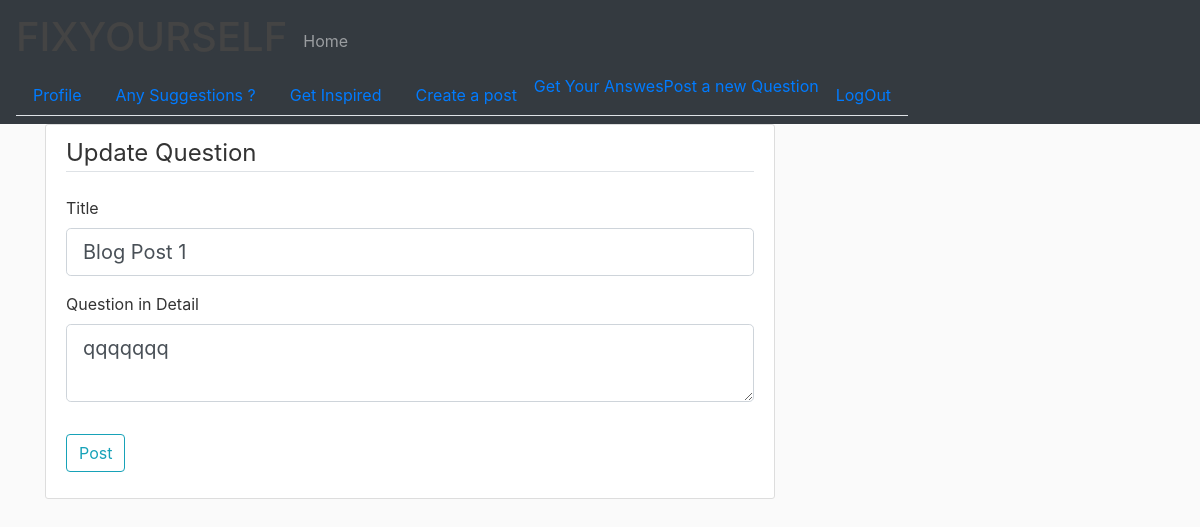
/question/1/update (signed in), run on an earlier commit of the app's database.
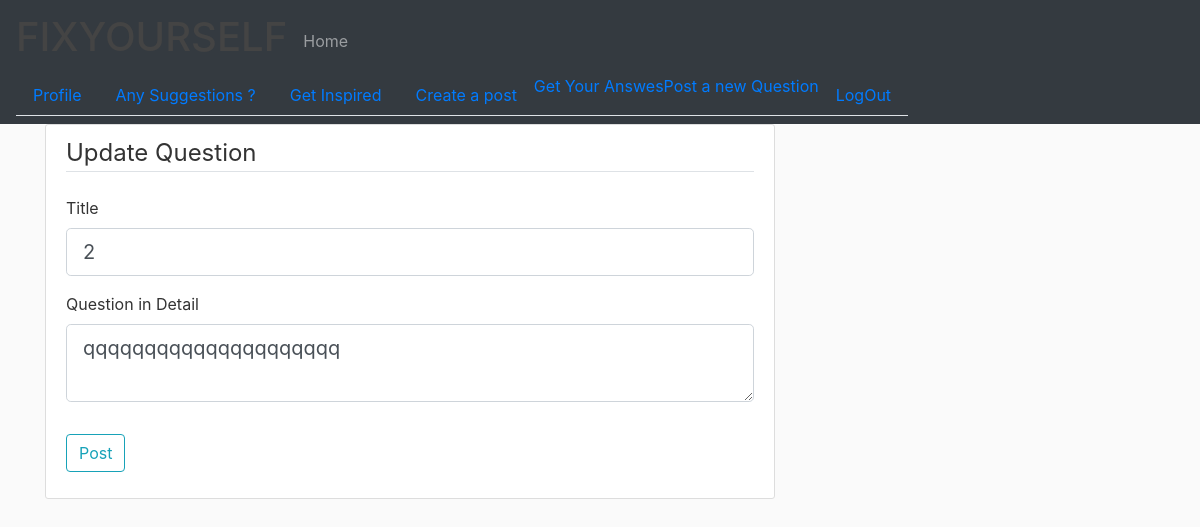
And on a later commit of the database.
### website/models.py (models this page shows, shortened)
class Question(db.Model):
    __searchable__ = ['title', 'content']
    id = db.Column(db.Integer, primary_key=True)
    title = db.Column(db.String(256), nullable=False)
    date_posted = db.Column(db.DateTime, nullable=False, default=datetime.utcnow)
    content = db.Column(db.Text, nullable=False)
    user_id = db.Column(db.Integer, db.ForeignKey('user.id'), nullable=False)
    answers = db.relationship('Answer', backref='answer', lazy=True)

### website/routes.py (the view)
@app.route("/question/<int:question_id>/update", methods=['GET', 'POST'])
@login_required
def update_question(question_id):
    question = Question.query.get_or_404(question_id)
    if question.author != current_user:
        abort(403)
    form = QuestionForm()
    if form.validate_on_submit():
        question.title = form.title.data
        question.content = form.content.data
        db.session.commit()
        flash("Your question has been updated!!", 'success')
        return redirect(url_for('question', question_id=question.id))
    if request.method == "GET":
        form.title.data = question.title
        form.content.data = question.content
    return render_template('create_question.html', title='Update Question', form=form, legend="Update Question")

### website/forms.py
class QuestionForm(FlaskForm):
    title = StringField('Title', validators=[DataRequired()])
    content = TextAreaField('Question in Detail', validators=[DataRequired()])
    submit = SubmitField('Post')

### website/models.py (called while the page is built)
@login_manager.user_loader
def load_user(user_id):
    return User.query.get(int(user_id))

### website/templates/create_question.html (shortened to what this page needs)
{% extends 'layout.html' %}
{% block content %}
    <div class="content-section">
        <form method="POST" action="" enctype="multipart/form-data">
            <fieldset class="form-group">
                <legend class="border-bottom mb-4">{{ legend }}</legend>
                <div class="form-group">
                    {{form.title.label(class="form-control-label")}}
                    {% if form.title.errors %}
                        {{form.title(class="form-control form-control-lg is-invalid")}}
                        <div class="invalid-feedback">
                            {% for error in form.title.errors %}
                                <span>{{error}}</span>
                            {% endfor %}
                        </div>
                    {% else %}
                        {{form.title(class="form-control form-control-lg")}}
                    {% endif %}
                </div>
                <div class="form-group">
                    {{form.content.label(class="form-control-label")}}
                    {% if form.content.errors %}
                        {{form.content(class="form-control form-control-lg is-invalid")}}
                        <div class="invalid-feedback">
                            {% for error in form.content.errors %}
                                <span>{{error}}</span>
                            {% endfor %}
                        </div>
                    {% else %}
                        {{form.content(class="form-control form-control-lg")}}
                    {% endif %}
                </div>
            </fieldset>
            <div class="form-group">
                {{form.submit(class="btn btn-outline-info")}}
            </div>
        </form>
    </div>
{% endblock content %}

What changed in the data, as far as the page shows it:
changed Question: title "Blog Post 1" → "2"; content "qqqqqqq" → "qqqqqqqqqqqqqqqqqqqqq"
